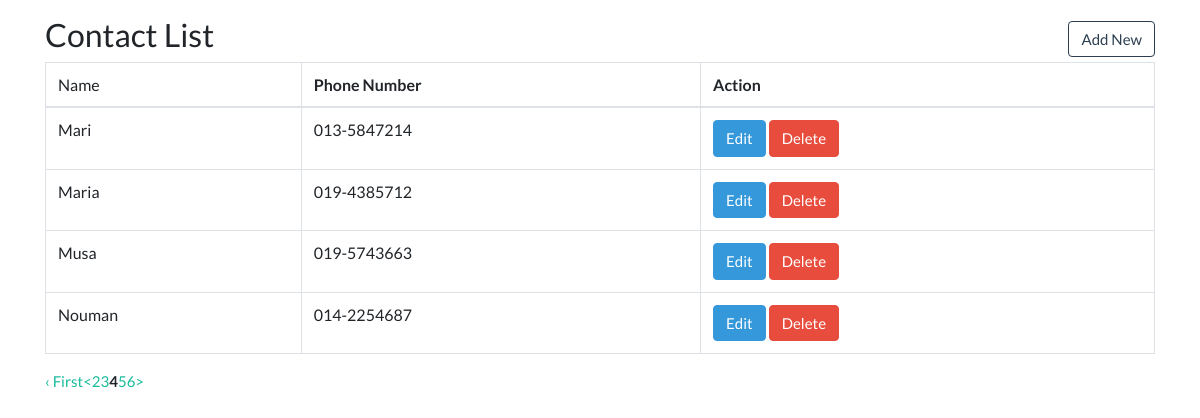
/contacts/index/12, run on the app's committed database.
### tables this page shows
CREATE TABLE `contactlist` (
  `name` varchar(25) NOT NULL,
  `phoneNumber` varchar(15) NOT NULL
);

### application/controllers/contacts.php (called while the page is built, shortened)
<?php
class contacts extends CI_Controller{
  function __construct(){
    $this->load->model('contacts_m','m');
  }
  function index($page=0){
    $this->load->library('pagination');
    $limit_per_page = 4;
    $offset = $page;
    $data['contacts'] = $this->m->getContacts($limit_per_page, $offset);
    $this->load->view('layouts/header');
    $this->load->view('contacts/index', $data);
    $this->load->view('layouts/footer');
  }
}
?>

### index.php (called while the page is built, shortened)
<?php
require_once BASEPATH.'core/CodeIgniter.php';

### application/models/contacts_m.php (called while the page is built, shortened)
<?php
class contacts_m extends CI_MODEL{
  public function getContacts($limit_per_page, $offset){
    $this->db->limit($limit_per_page);
    $this->db->offset($offset);
    $output = $this->db->get('contactlist');
    if($output->num_rows() > 0){
      return $output->result();
    }
    else{
      return false;
    }
  }
}
 ?>

### application/views/contacts/index.php (the view, shortened to what this page needs)
  <h3>Contact List</h3>
  <a href="<?php echo base_url('contacts/add'); ?>" class="btn btn-outline-primary">Add New</a>
  <table class="table table-bordered">
    <thead>
      <tr>
        <td>Name</td>
        <th>Phone Number</th>
        <th>Action</th>
      </tr>
    </thead>
    <tbody>
    <?php
      if($contacts){
        foreach ($contacts as $contact) {
    ?>
      <tr>
        <td><?php echo $contact->name; ?></td>
        <td><?php echo $contact->phoneNumber; ?></td>
        <td>
          <a href="<?php echo base_url('contacts/edit/'.$contact->name); ?>" class="btn btn-info">Edit</a>
          <a href="<?php echo base_url('contacts/delete/'.$contact->name); ?>" class="btn btn-danger" onclick="return confirm('Are you sure to delete this contact?');">Delete</a>
        </td>
      </tr>
    <?php
        }
      }
    ?>
    </tbody>
  </table>
  <p>
  <?php echo $this->pagination->create_links();?>
  </p>
</div>

### data on the page
contactlist: name "Mari", phoneNumber "013-5847214"
contactlist: name "Maria", phoneNumber "019-4385712"
contactlist: name "Musa", phoneNumber "019-5743663"
contactlist: name "Nouman", phoneNumber "014-2254687"

### other printed values
$this->pagination->create_links() "‹ First < 2 3 4 5 6 >"
